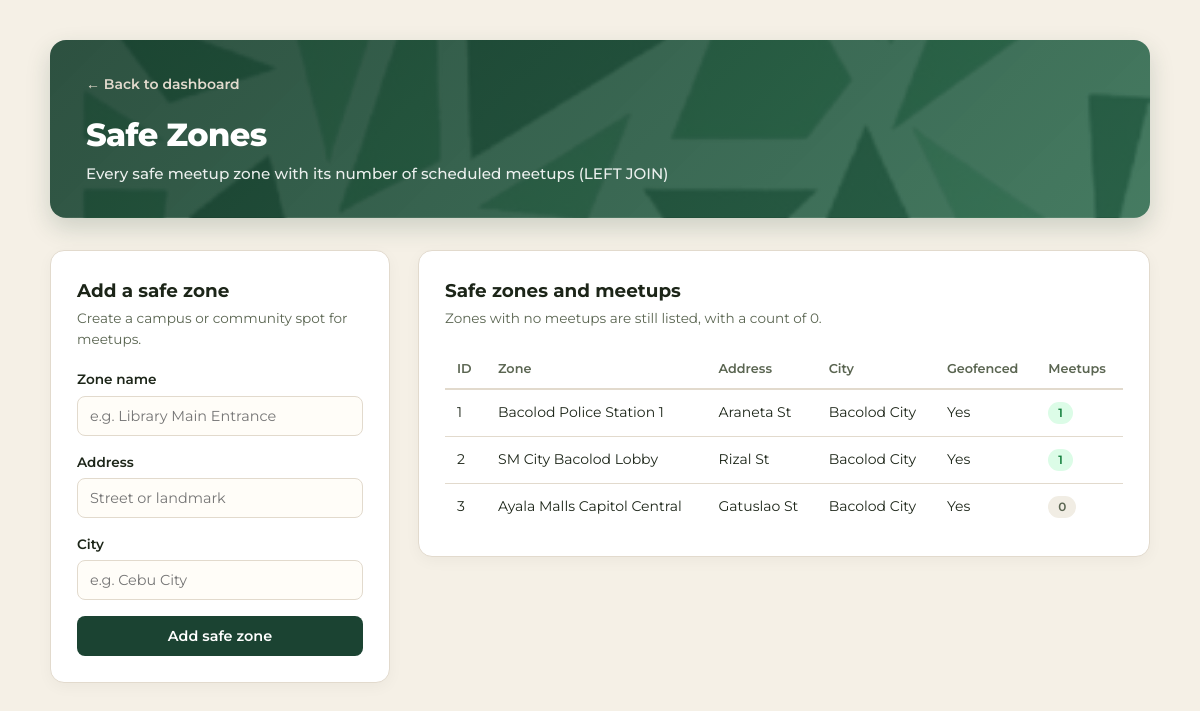
The app's page /ibib.php, older data.
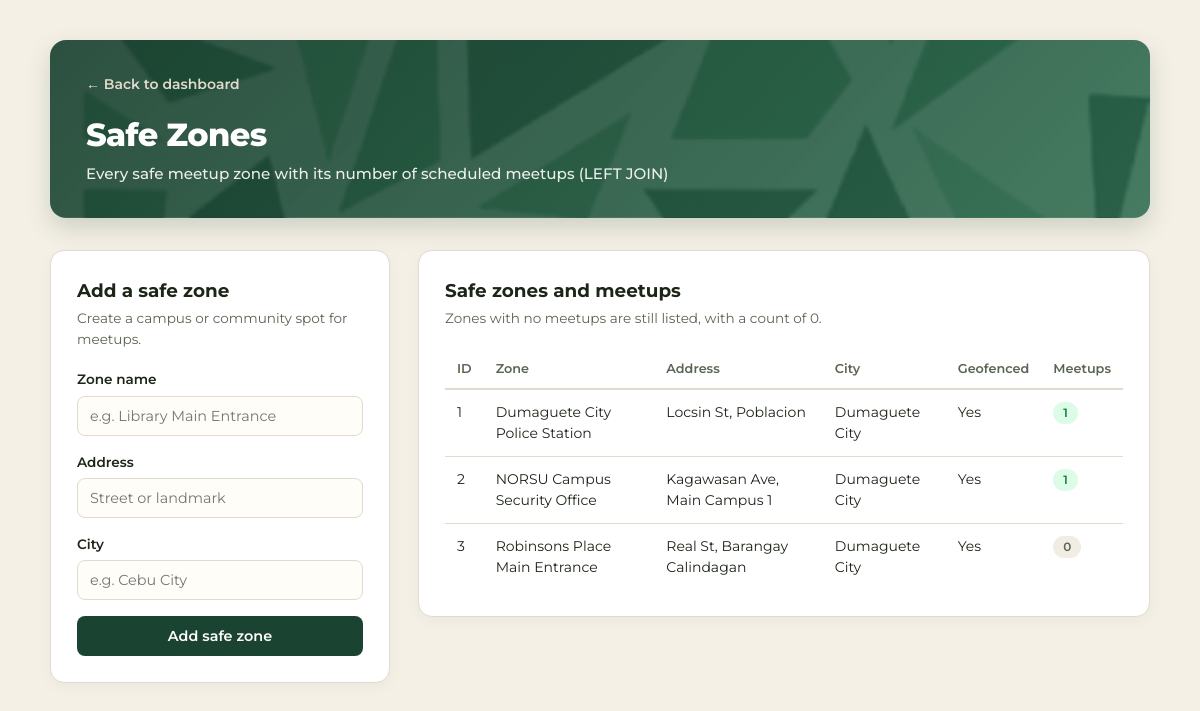
The same page, newer data.
### tables this page shows
CREATE TABLE safe_meetup_zones (
    id           INT AUTO_INCREMENT PRIMARY KEY,
    zone_name    VARCHAR(100) NOT NULL,
    address      VARCHAR(255) NOT NULL,
    city         VARCHAR(100) NOT NULL,
    is_geofenced TINYINT(1) NOT NULL DEFAULT 1
);

### ibib.php (the view, shortened to what this page needs)
<?php
require_once 'config/db.php';
$sql = "
    SELECT sz.id AS zone_id,
           sz.zone_name,
           sz.address,
           sz.city,
           sz.is_geofenced,
           COUNT(ms.id) AS meetup_count
    FROM safe_meetup_zones sz
    LEFT JOIN meetup_schedules ms ON sz.id = ms.zone_id
    GROUP BY sz.id, sz.zone_name, sz.address, sz.city, sz.is_geofenced
    ORDER BY sz.id ASC
";
$zones = $pdo->query($sql)->fetchAll();
?>
<!DOCTYPE html>
<html lang="en">
<head>
</head>
<body>
    <div class="container">
        <div class="header-banner">
            <a href="index.php" class="back-link">&larr; Back to dashboard</a>
            <h1>Safe Zones</h1>
            <p>Every safe meetup zone with its number of scheduled meetups (LEFT JOIN)</p>
        </div>
        <div class="layout-grid">
            <div class="card">
                <h3>Add a safe zone</h3>
                <p class="subtitle">Create a campus or community spot for meetups.</p>
                <form method="POST" action="ibib.php">
                    <div class="form-group">
                        <label for="zone_name">Zone name</label>
                        <input type="text" name="zone_name" id="zone_name" maxlength="100"
                               placeholder="e.g. Library Main Entrance" required>
                    </div>
                    <div class="form-group">
                        <label for="address">Address</label>
                        <input type="text" name="address" id="address" maxlength="255"
                               placeholder="Street or landmark" required>
                    </div>
                    <div class="form-group">
                        <label for="city">City</label>
                        <input type="text" name="city" id="city" maxlength="100"
                               placeholder="e.g. Cebu City" required>
                    </div>
                    <button type="submit" name="add_zone" class="btn">Add safe zone</button>
                </form>
            </div>
            <div class="card">
                <h3>Safe zones and meetups</h3>
                <p class="subtitle">Zones with no meetups are still listed, with a count of 0.</p>
                <div class="table-wrap">
                    <table>
                        <thead>
                            <tr>
                                <th>ID</th>
                                <th>Zone</th>
                                <th>Address</th>
                                <th>City</th>
                                <th>Geofenced</th>
                                <th>Meetups</th>
                            </tr>
                        </thead>
                        <tbody>
                            <?php if (empty($zones)): ?>
                                <tr>
                                    <td colspan="6" class="empty">
                                        No safe zones yet. Import database/seed.sql or add one.
                                    </td>
                                </tr>
                            <?php else: ?>
                                <?php foreach ($zones as $z): ?>
                                    <tr>
                                        <td><?= (int)$z['zone_id'] ?></td>
                                        <td><?= htmlspecialchars($z['zone_name']) ?></td>
                                        <td><?= htmlspecialchars($z['address']) ?></td>
                                        <td><?= htmlspecialchars($z['city']) ?></td>
                                        <td><?= $z['is_geofenced'] ? 'Yes' : 'No' ?></td>
                                        <td>
                                            <span class="badge <?= (int)$z['meetup_count'] === 0 ? 'none' : '' ?>">
                                                <?= (int)$z['meetup_count'] ?>
                                            </span>
                                        </td>
                                    </tr>
                                <?php endforeach; ?>
                            <?php endif; ?>
                        </tbody>
                    </table>
                </div>
            </div>
        </div>
    </div>
</body>
</html>

Row changes from the older to the newer data that the page shows:
changed safe_meetup_zones id 1: zone_name "Bacolod Police Station 1" → "Dumaguete City Police Station"; address "Araneta St" → "Locsin St, Poblacion"; city "Bacolod City" → "Dumaguete City"
changed safe_meetup_zones id 2: zone_name "SM City Bacolod Lobby" → "NORSU Campus Security Office"; address "Rizal St" → "Kagawasan Ave, Main Campus 1"; city "Bacolod City" → "Dumaguete City"
changed safe_meetup_zones id 3: zone_name "Ayala Malls Capitol Central" → "Robinsons Place Main Entrance"; address "Gatuslao St" → "Real St, Barangay Calindagan"; city "Bacolod City" → "Dumaguete City"
